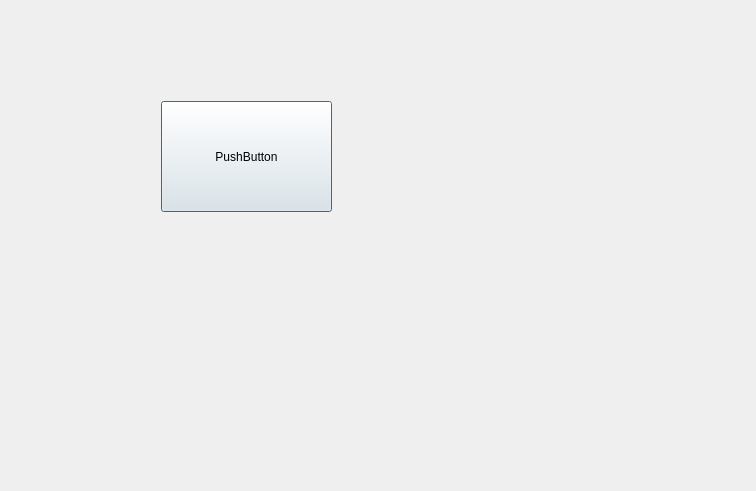
<?xml version="1.0" encoding="UTF-8"?>
<ui version="4.0">
 <class>Dialog</class>
 <widget class="QDialog" name="Dialog">
  <property name="geometry">
   <rect>
    <x>0</x>
    <y>0</y>
    <width>756</width>
    <height>491</height>
   </rect>
  </property>
  <property name="windowTitle">
   <string>Dialog</string>
  </property>
  <widget class="QPushButton" name="pushButton">
   <property name="geometry">
    <rect>
     <x>161</x>
     <y>101</y>
     <width>171</width>
     <height>111</height>
    </rect>
   </property>
   <property name="text">
    <string>PushButton</string>
   </property>
  </widget>
 </widget>
 <resources/>
 <connections/>
</ui>
